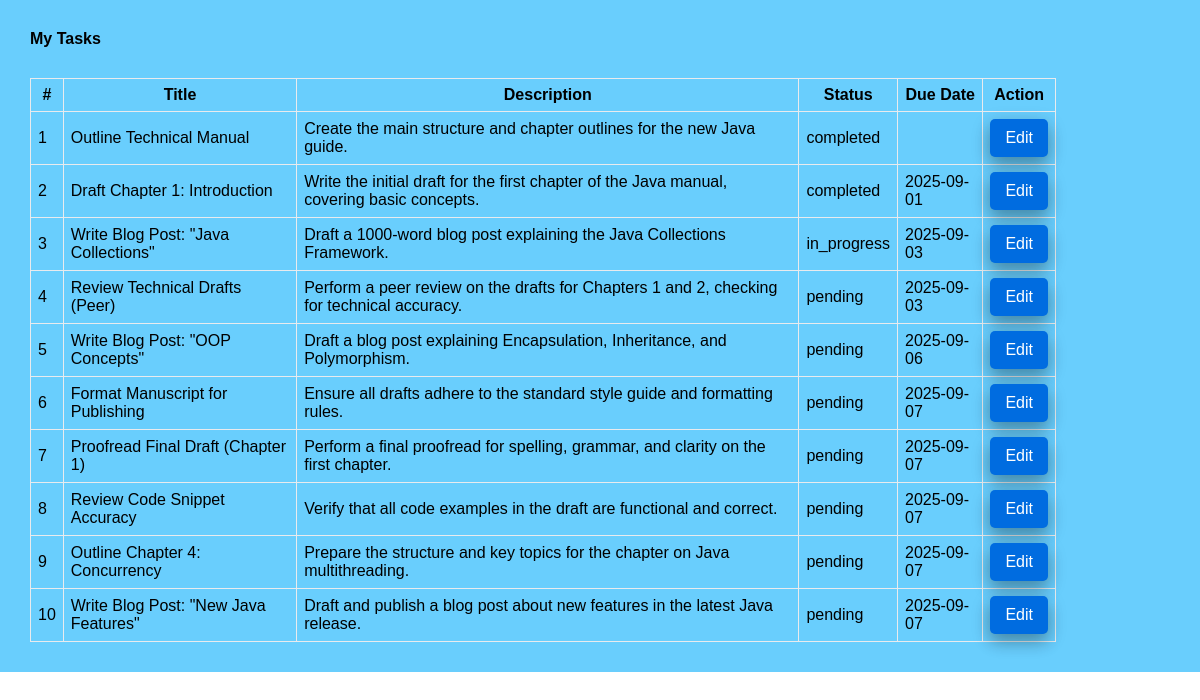
/my_task.php (signed in), run on the app's committed database.
### tables this page shows
CREATE TABLE `tasks` (
  `id` int(11) NOT NULL,
  `title` varchar(100) NOT NULL,
  `description` text DEFAULT NULL,
  `assigned_to` int(11) DEFAULT NULL,
  `due_date` date DEFAULT NULL,
  `status` enum('pending','in_progress','completed') DEFAULT 'pending',
  `created_at` timestamp NOT NULL DEFAULT current_timestamp()
);

### app/model/Task.php (called while the page is built, shortened)
<?php
function get_all_tasks_by_id($conn, $id){
	$sql = "SELECT * FROM tasks WHERE assigned_to=?";
	$stmt = $conn->prepare($sql);
	$stmt->execute([$id]);
	if($stmt->rowCount() > 0){
		$tasks = $stmt->fetchAll();
	}else $tasks = 0;
	return $tasks;
}

### my_task.php (the view, shortened to what this page needs)
<?php
if (isset($_SESSION['role']) && isset($_SESSION['id'])) {
    include "DB_connection.php";
    include "app/Model/Task.php";
    include "app/Model/User.php";
    $tasks = get_all_tasks_by_id($conn, $_SESSION['id']);
 ?>
<!DOCTYPE html>
<html>
<head>
	<link rel="stylesheet" href="https://stackpath.bootstrapcdn.com/font-awesome/4.7.0/css/font-awesome.min.css">
	<link rel="stylesheet" href="css/style.css">
</head>
<body>
	<div class="body">
		<section class="section-1">
			<h4 class="title">My Tasks</h4>
			<?php if ($tasks != 0) { ?>
			<table class="main-table">
				<tr>
					<th>#</th>
					<th>Title</th>
					<th>Description</th>
					<th>Status</th>
					<th>Due Date</th>
					<th>Action</th>
				</tr>
				<?php $i=0; foreach ($tasks as $task) { ?>
				<tr>
					<td><?=++$i?></td>
					<td><?=$task['title']?></td>
					<td><?=$task['description']?></td>
					<td><?=$task['status']?></td>
	            <td><?=$task['due_date']?></td>
					<td>
						<a href="edit-task-employee.php?id=<?=$task['id']?>" class="edit-btn">Edit</a>
					</td>
				</tr>
			   <?php	} ?>
			</table>
		<?php }else { ?>
			<h3>Empty</h3>
		<?php  }?>
		</section>
	</div>
</body>
</html>
<?php }else{
   $em = "First login";
   header("Location: login.php?error=$em");
   exit();
}
 ?>

### css/style.css (style rules this page uses)
* { padding: 0; margin: 0; box-sizing: border-box; font-family: arial, sans-serif; }
.body { display: flex; }
.section-1 { padding: 30px; width: 100%; background: rgb(105, 206, 253); }
.section-1 .title { margin-bottom: 10px; }
.main-table, .main-table tr, .main-table th, .main-table td { border: 1px solid #e9ebee; border-collapse: collapse; padding: 7px; }
.main-table { width: 90%; margin-top: 30px; }
.edit-btn { text-decoration: none; display: inline-block; padding-left: 10px; border: none; background: #006CE0; padding: 10px 15px; color: #fff; font-size: 16px; border-radius: 5px; cursor: pointer; outline: none; transition: background 1s; box-shadow: 0 8px 16px 0 rgba(0,0,0,0.2), 0 6px 20px 0 rgba(0,0,0,0.19); }

### data on the page
tasks: title "Outline Technical Manual", description "Create the main structure and chapter outlines for the new Java guide.", status "completed"
tasks: title "Draft Chapter 1: Introduction", description "Write the initial draft for the first chapter of the Java manual, covering basic concepts.", status "completed", due_date "2025-09-01"
tasks: title "Write Blog Post: \"Java Collections\"", description "Draft a 1000-word blog post explaining the Java Collections Framework.", status "in_progress", due_date "2025-09-03"
tasks: title "Review Technical Drafts (Peer)", description "Perform a peer review on the drafts for Chapters 1 and 2, checking for technical accuracy.", status "pending", due_date "2025-09-03"
tasks: title "Write Blog Post: \"OOP Concepts\"", description "Draft a blog post explaining Encapsulation, Inheritance, and Polymorphism.", status "pending", due_date "2025-09-06"
tasks: title "Format Manuscript for Publishing", description "Ensure all drafts adhere to the standard style guide and formatting rules.", status "pending", due_date "2025-09-07"
tasks: title "Proofread Final Draft (Chapter 1)", description "Perform a final proofread for spelling, grammar, and clarity on the first chapter.", status "pending", due_date "2025-09-07"
tasks: title "Review Code Snippet Accuracy", description "Verify that all code examples in the draft are functional and correct.", status "pending", due_date "2025-09-07"
tasks: title "Outline Chapter 4: Concurrency", description "Prepare the structure and key topics for the chapter on Java multithreading.", status "pending", due_date "2025-09-07"
tasks: title "Write Blog Post: \"New Java Features\"", description "Draft and publish a blog post about new features in the latest Java release.", status "pending", due_date "2025-09-07"
